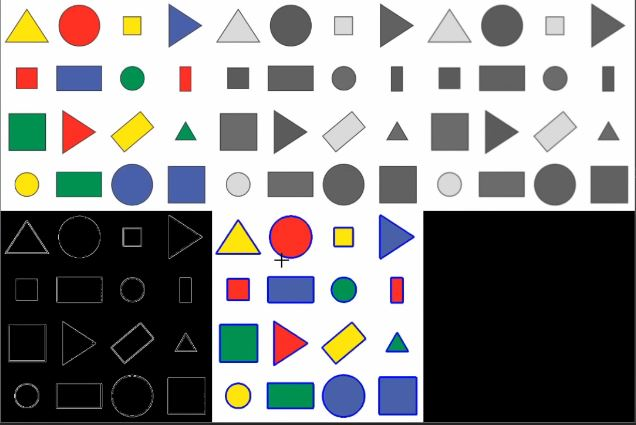
#> input picture OpenCV Examples/shapeDetection.JPG, 636 x 425 px
$ python -i virtualPaint.py   (imports and definitions only)
#> lines starting #> are read from the running program, lines starting #| are printed output that depends on the picture; after the words box and inside, x2 and y2 are one past the last pixel; in counts of white or black regions, pixels touching at a corner belong together
import cv2
import numpy as np

# Macros
FRAME_WIDTH = 640
FRAME_HEIGHT = 480

# Please see ./colorCalibration.py to set these values yourself
myColors = [[37,153,40,62,255,121], #Green
            [96,216,163,101,255,255], #Blue
            [112,89,162,169,255,299], #Purple
            [10,255,91,29,255,182]] #Yellow
myColorsBGR = [(0,255,127), #Green
               (255,0,0), #Blue
               (203,192,255), #Purple
               (255,255,0)] #Yellow

myPoints = [] #[[x,y,colorID]]

def findColor(img,myColors):
    imgHSV = cv2.cvtColor(img, cv2.COLOR_BGR2HSV)
    count = 0
    newPts = []

    for color in myColors:
        lower = np.array(color[0:3])
        upper = np.array(color[3:6])
        mask = cv2.inRange(imgHSV,lower,upper) #color that you want as white and everything else as white
        x,y = findContours(mask)

        cv2.circle(imgResult,(x,y),10,myColorsBGR[count],cv2.FILLED)

        if x != 0 and y != 0:
            newPts.append([x,y,count])
        count += 1

    return newPts

def findContours(img):
    contours, hierarchy = cv2.findContours(img,mode=cv2.RETR_EXTERNAL,method=cv2.CHAIN_APPROX_NONE)

    x,y,w,h = 0,0,0,0

    for cnt in contours:
        area = cv2.contourArea(cnt)
        if area > 500: #reduce noise and add drawing
            cv2.drawContours(imgResult, cnt, contourIdx=-1, color=(255, 0, 0), thickness=3)
            peri = cv2.arcLength(curve=cnt,closed=True)
            approxCorners = cv2.approxPolyDP(curve=cnt,epsilon=0.02*peri,closed=True)
            x, y, w, h = cv2.boundingRect(array=approxCorners) #create bounding box

    return (x+w//2),y

def drawOnCanvas(myPts,myColorsBGR):
    for point in myPts:
        cv2.circle(imgResult,center=(point[0],point[1]),radius=10,color=myColorsBGR[point[2]],thickness=cv2.FILLED)

## Cap import
# [22 lines not run here, left out]

>>> import cv2
>>> picture = cv2.imread('OpenCV Examples/shapeDetection.JPG', cv2.IMREAD_GRAYSCALE)
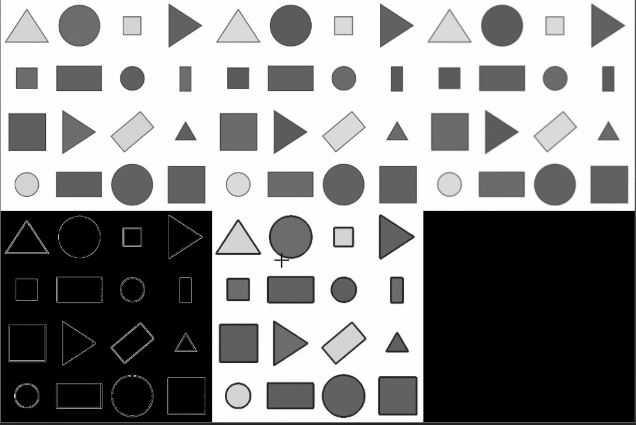
#> picture: shape (425, 636); min 0, max 255, mean 140.1
>>> result = findContours(picture)
#> in findContours, `contours, hierarchy = cv2.findContours(img,mode=cv2.RETR_EXTERNAL,meth..`: contours = 1 contour; box (x1, y1, x2, y2) and area: (0, 0, 636, 425) 269240
#> the loop in findContours, `for cnt in contours:` made 1 pass
#> area on pass 1: 269240
#> (the run stopped early here; a loop or call above may not have finished)
